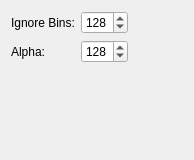
       <widget class="QWidget" name="tab" >
        <property name="geometry" >
         <rect>
          <x>0</x>
          <y>0</y>
          <width>194</width>
          <height>160</height>
         </rect>
        </property>
        <attribute name="title" >
         <string>Histogram</string>
        </attribute>
        <layout class="QGridLayout" name="gridLayout_4" >
         <item row="0" column="0" >
          <widget class="QLabel" name="label_19" >
           <property name="text" >
            <string>Ignore Bins:</string>
           </property>
           <property name="buddy" >
            <cstring>spinBox_8</cstring>
           </property>
          </widget>
         </item>
         <item row="0" column="1" >
          <widget class="QSpinBox" name="spinBox_8" >
           <property name="minimum" >
            <number>1</number>
           </property>
           <property name="maximum" >
            <number>512</number>
           </property>
           <property name="value" >
            <number>128</number>
           </property>
          </widget>
         </item>
         <item row="1" column="0" >
          <widget class="QLabel" name="label_20" >
           <property name="text" >
            <string>Alpha:</string>
           </property>
           <property name="buddy" >
            <cstring>spinBox_9</cstring>
           </property>
          </widget>
         </item>
         <item row="1" column="1" >
          <widget class="QSpinBox" name="spinBox_9" >
           <property name="minimum" >
            <number>1</number>
           </property>
           <property name="maximum" >
            <number>512</number>
           </property>
           <property name="value" >
            <number>128</number>
           </property>
          </widget>
         </item>
         <item row="2" column="1" >
          <spacer name="verticalSpacer_4" >
           <property name="orientation" >
            <enum>Qt::Vertical</enum>
           </property>
           <property name="sizeHint" stdset="0" >
            <size>
             <width>20</width>
             <height>40</height>
            </size>
           </property>
          </spacer>
         </item>
         <item row="0" column="2" >
          <spacer name="horizontalSpacer_4" >
           <property name="orientation" >
            <enum>Qt::Horizontal</enum>
           </property>
           <property name="sizeHint" stdset="0" >
            <size>
             <width>40</width>
             <height>20</height>
            </size>
           </property>
          </spacer>
         </item>
        </layout>
       </widget>
